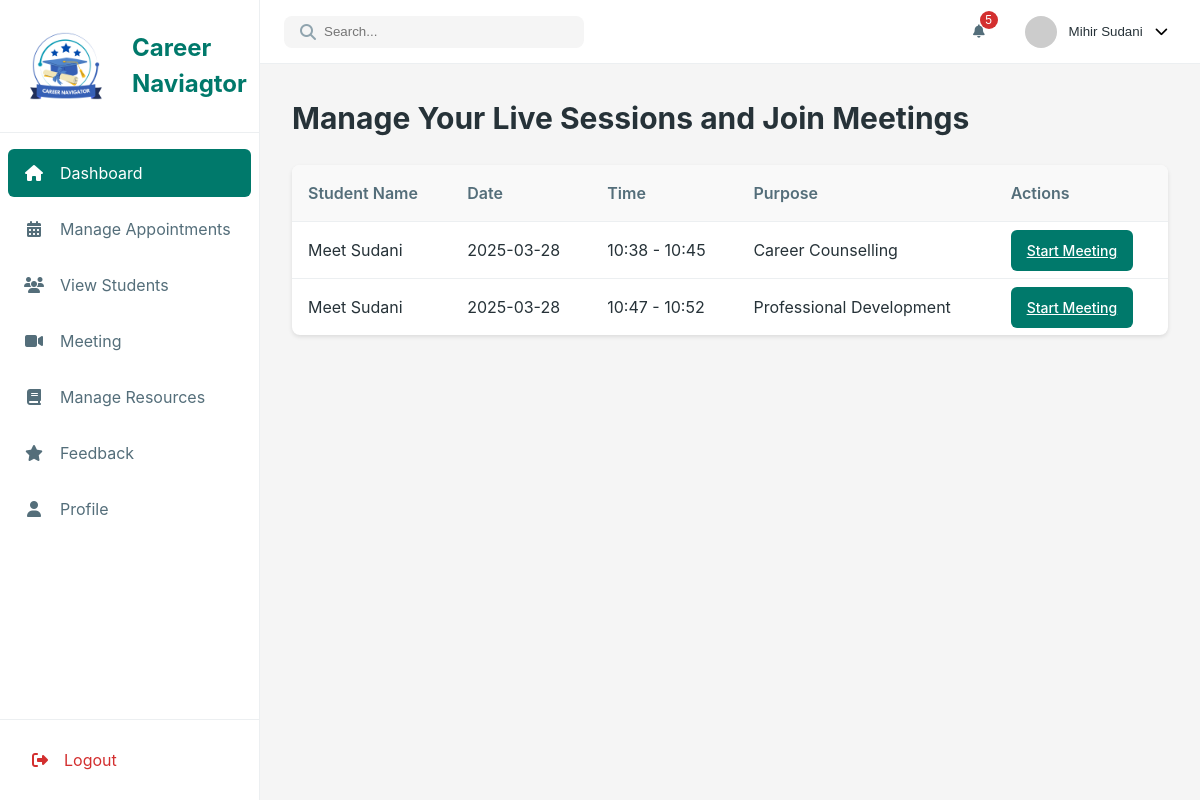
/coun_room (signed in), run on the app's committed database.
### model.py (models this page shows)
class Appointment(db.Model):
    __tablename__ = 'appointments'
    id = db.Column(db.Integer, primary_key=True, autoincrement=True)
    student_id = db.Column(db.Integer, db.ForeignKey('students.id'), nullable=False)
    counselor_id = db.Column(db.Integer, db.ForeignKey('counselors.id'), nullable=False)
    date = db.Column(db.Date, nullable=False)
    time_slot = db.Column(db.String(50), nullable=False)
    purpose = db.Column(db.Text, nullable=True)
    student_status = db.Column(
        db.Enum('none', 'upcoming','live', 'completed', 'canceled', name='student_status_enum'),
        nullable=False,
        default='none'
    )
    counselor_status = db.Column(
        db.Enum('pending', 'approved', 'rejected','canceled','completed', name='counselor_status_enum'),
        nullable=False,
        default='pending'
    )
    session_link = db.Column(db.String(255), nullable=True)
    created_at = db.Column(db.DateTime, nullable=False, default=datetime.now(timezone.utc))
    updated_at = db.Column(db.DateTime, nullable=True, onupdate=datetime.now(timezone.utc))
    student = db.relationship('Student', backref='appointments')
    counselor = db.relationship('Counselor', backref='appointments')

class Student(db.Model):
    __tablename__ = 'students'
    id = db.Column(db.Integer, primary_key=True, autoincrement=True)
    name = db.Column(db.String(100), nullable=False)
    email = db.Column(db.String(100), nullable=False, unique=True)
    contact_number = db.Column(db.String(15), nullable=False)
    password = db.Column(db.String(255), nullable=False)
    con_password = db.Column(db.String(255), nullable=False)
    interests = db.Column(db.Text, nullable=True)
    created_at = db.Column(db.DateTime, nullable=False, default=datetime.now(timezone.utc))
    feedbacks = db.relationship('Feedback', back_populates='student')

### app.py (the view)
@app.route('/coun_room', methods=['GET'])
def coun_room():
    if request.method == 'GET':
        if 'counselor_id' not in session:
            return redirect(url_for('coun_login'))
    counselor_id = session['counselor_id']
    live_appointments = Appointment.query.filter_by(
    counselor_id=counselor_id,
    counselor_status='approved',
    student_status='live'
    ).all()
    return render_template('counselor/coun_room.html', appointments=live_appointments)

### templates/counselor/coun_room.html
{% extends 'counselor/counselor_base.html' %}
{% block coun_content %}
<div class="section-header">
    <h1>Manage Your Live Sessions and Join Meetings</h1>
</div>
<div class="view-container">
    {% if appointments %}
        <table class="data-table">
            <thead>
                <tr>
                    <th>Student Name</th>
                    <th>Date</th>
                    <th>Time</th>
                    <th>Purpose</th>
                    <th>Actions</th>
                </tr>
            </thead>
            <tbody>
                {% for appointment in appointments %}
                <tr>
                    <td>{{ appointment.student.name }}</td>
                    <td>{{ appointment.date.strftime('%Y-%m-%d') }}</td>
                    <td>{{ appointment.time_slot }}</td>
                    <td>{{ appointment.purpose }}</td>
                    <td>
                        <a href="#start_meeting" class="btn-primary">
                            Start Meeting
                        </a>
                    </td>
                </tr>
                {% endfor %}
            </tbody>
        </table>
    {% else %}
        <p class="text-warning">No live sessions at the moment.</p>
    {% endif %}
</div>
{% endblock %}

### static/css/counselor/counselor.css (style rules this page uses)
:root { --primary-color: #00796b; --primary-light: #48a999; --primary-dark: #004c40; --secondary-color: #607d8b; --warning-color: #ffa000; --danger-color: #d32f2f; --success-color: #388e3c; --background-color: #f5f5f5; --surface-color: #ffffff; --text-primary: #263238; --text-secondary: #546e7a; --text-muted: #90a4ae; --border-color: #eceff1; --sidebar-width: 260px; --sidebar-collapsed-width: 70px; --top-bar-height: 64px; --card-shadow: 0 2px 4px rgba(0, 0, 0, 0.1); --transition-speed: 0.3s; }
* { margin: 0; padding: 0; box-sizing: border-box; }
body { font-family: "Poppins", -apple-system, BlinkMacSystemFont, "Segoe UI", Roboto, Oxygen, Ubuntu, Cantarell, sans-serif; background-color: var(--background-color); color: var(--text-primary); line-height: 1.5; }
.section-header { display: flex; justify-content: space-between; align-items: center; margin-bottom: 1.5rem; }
.section-header h1 { font-size: 1.875rem; color: var(--text-primary); }
.btn-primary, .btn-warning, .btn-success, .btn-danger, .btn-outline, .btn-outline-success, .btn-outline-danger, .btn-text { padding: 0.75rem 1rem; border-radius: 6px; font-weight: 500; cursor: pointer; transition: all var(--transition-speed) ease; border: none; font-size: 0.875rem; }
.btn-primary { background-color: var(--primary-color); color: white; }
.view-container { background-color: var(--surface-color); border-radius: 8px; box-shadow: var(--card-shadow); overflow: hidden; }
.data-table { width: 100%; border-collapse: collapse; }
.data-table th, .data-table td { padding: 1rem; text-align: left; border-bottom: 1px solid var(--border-color); }
.data-table th { background-color: #f9f9f9; font-weight: 600; color: var(--text-secondary); }
.data-table tr:last-child td { border-bottom: none; }

### data on the page
Appointment: student.name "Meet Sudani", date "2025-03-28", time_slot "10:38 - 10:45", purpose "Career Counselling"
Appointment: student.name "Meet Sudani", date "2025-03-28", time_slot "10:47 - 10:52", purpose "Professional Development"

### other printed values
{{ session['counselor_name'] }} "Mihir Sudani"
